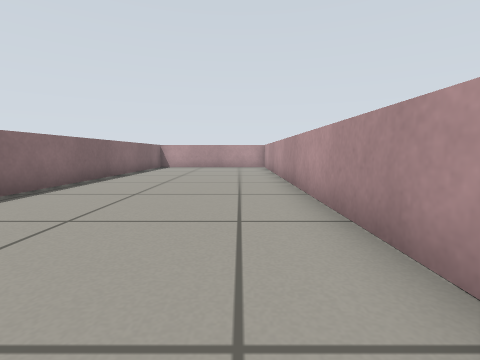
view 1 (above)

19 first-person views from a walk through a robot-simulator world made for Gazebo. The camera is 0.4 m above the floor, tilts 6° down and sees 85° across. The floor is counted in squares, 0.5 m on a side. Each view is taken from the middle of a square. On the plan, view 1 faces up. The plan holds only what a view shows up to about 10 squares ahead; the rest is blank.

view 2
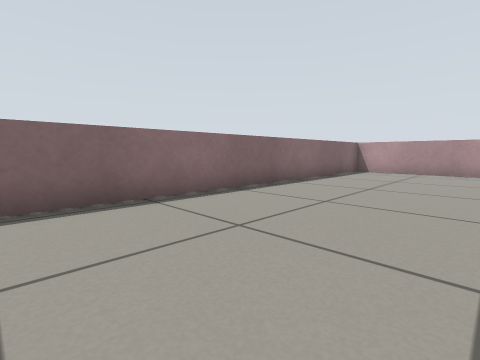

view 3
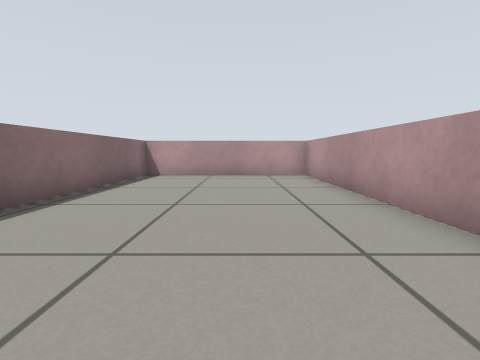

view 4
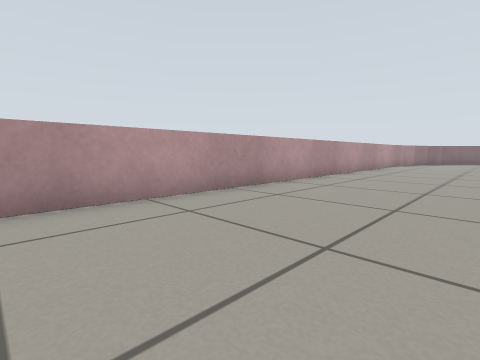

view 5
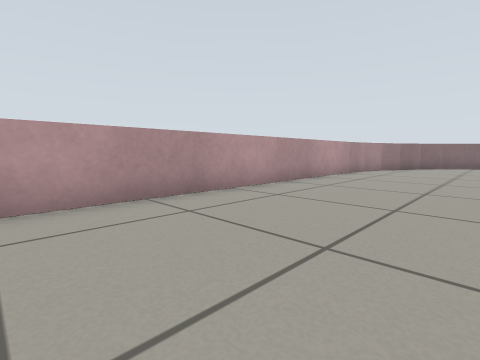

view 6
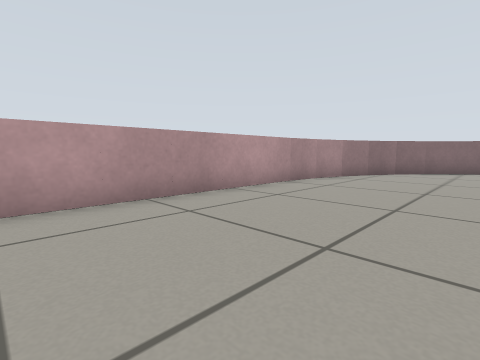

view 7
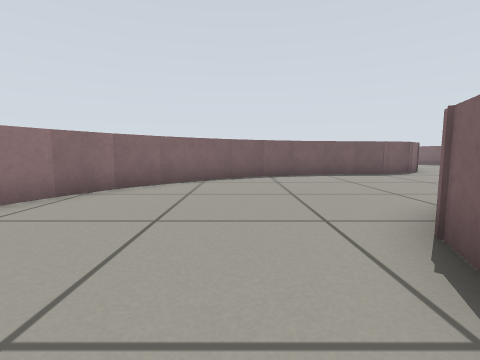

view 8
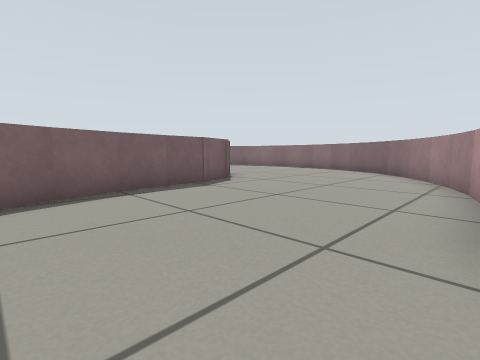

view 9
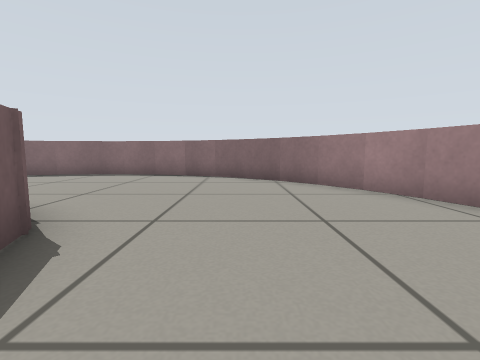

view 10
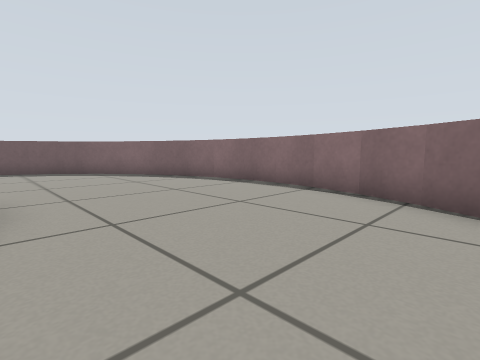

view 11
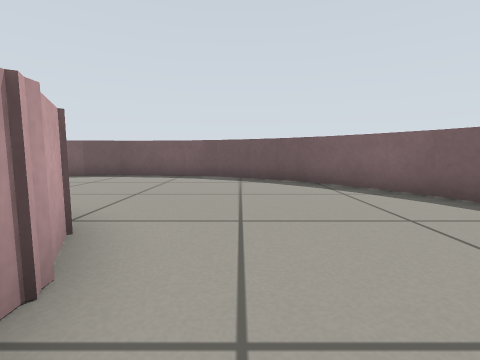

view 12
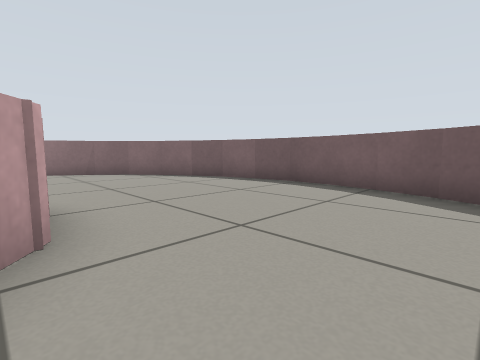

view 13
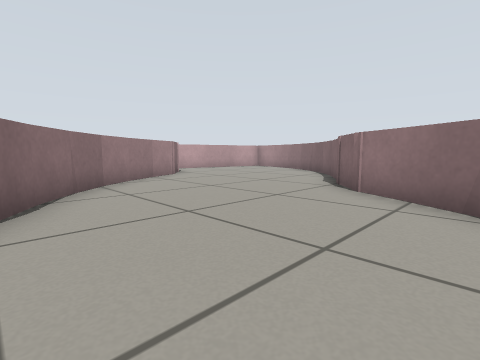

view 14
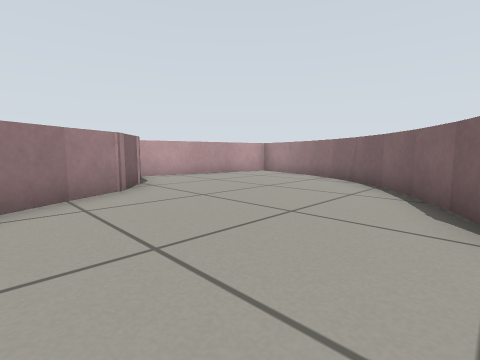

view 15
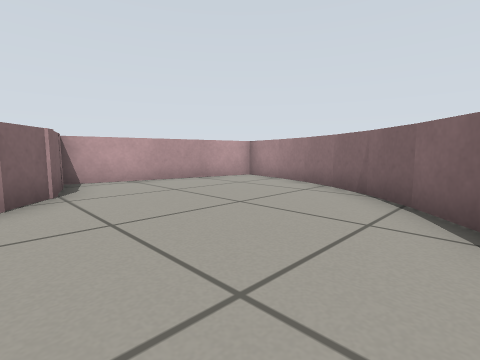

view 16
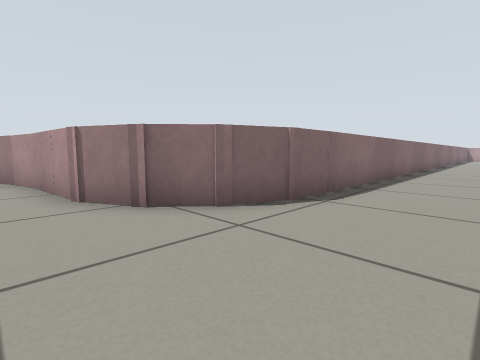

view 17
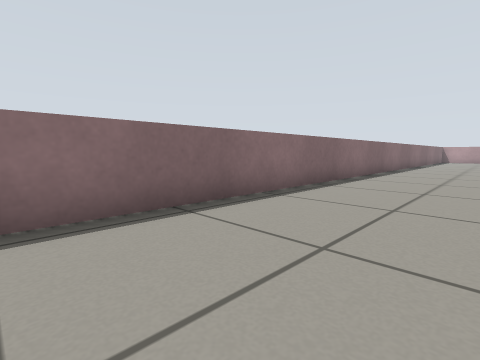

view 18
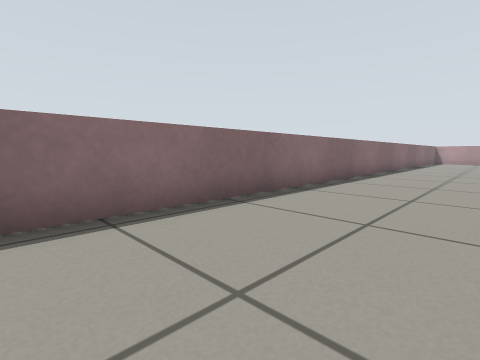

view 19
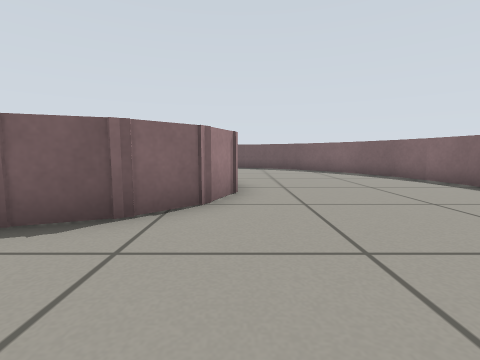

### Floor plan
Points are (right, up) in squares from view 1. A wall is a line through its corners. A room is listed if a view was taken in it or the views show most of it. See-through windows are left out.
Room 1 (views 1, 2, 3, 4, 5, 6, 7, 8, 9, 10, 11, 12, 13, 14, 15, 16, 17, 18, 19)
walls: (-4.4, -13.1) (-4.9, -14.4) (-5.7, -15.4) (-6.9, -15.9) (-9.4, -16.2); (0.3, -16.8) (0.8, -15.5); (0.7, -15.7) (1.1, -14.3); (-1, -18.7) (-0.3, -17.7) (0.3, -16.6); (1.1, -14.5) (1.2, -13.2); (-9.2, -16.1) (-10.5, -16.4); (-2.8, -20.2) (-1.8, -19.4) (-1, -18.6); (1.2, -13.4) (1.3, 14.2) (-4.3, 14.2) (-4.4, -13.5); (-3.9, -20.8) (-2.7, -20.1); (-5, -21.2) (-3.7, -20.7); (-10.4, -16.4) (-11.5, -16.8); (-6.1, -21.5) (-4.8, -21.2); (-0.7, -21.2) (-3, -22.6) (-3.9, -23.3) (-4.8, -24.3); (-11.4, -16.8) (-12.6, -17.4); (-8.6, -21.8) (-5.9, -21.5); (-12.5, -17.3) (-13.5, -18.1); (-4.7, -24.1) (-5.5, -25.2); (-13.5, -18) (-14.4, -18.9); (-5.4, -25.1) (-5.9, -25.9); (-14.3, -18.8) (-15.1, -19.9); (5.7, -21.1) (6, -19.5) (0.5, -18.4) (-0.1, -20.4) (-1, -21.6); (-11, -24.3) (-10.5, -23) (-9.6, -22.1) (-8.3, -21.6); (5.3, -22.3) (5.7, -21); (-15.1, -19.8) (-15.7, -20.9); (4.8, -23.4) (5.3, -22.1); (4.2, -24.3) (4.8, -23.2); (3.4, -25.2) (4.2, -24.2); (2.5, -25.9) (3.4, -25.1); (0.3, -27.1) (1.5, -26.5) (2.6, -25.9); (-15.6, -20.7) (-16.2, -22); (-10.3, -26.5) (-10.8, -25.5) (-10.9, -25.1); (-0.6, -28) (0.6, -26.9); (-9.1, -27.5) (-9.7, -27); (-16.1, -21.8) (-16.5, -23.2); (-16.4, -23) (-16.6, -24.3); (-1.8, -30) (-0.4, -27.8); (-16.6, -24.2) (-16.6, -25.4); (-2.6, -30.9) (-1.8, -29.9); (-16.6, -25.3) (-16.4, -26.6); (-3.4, -31.6) (-2.5, -30.8); (-16.4, -26.5) (-16, -27.7) (-15.5, -28.8); (-4.5, -32.3) (-3.3, -31.5); (-5.6, -32.7) (-4.3, -32.2); (-15.6, -28.7) (-14.9, -29.8); (-6.7, -33.1) (-5.5, -32.7); (-15, -29.7) (-14.1, -30.8); (-7.9, -33.2) (-6.5, -33); (-14.2, -30.6) (-13.3, -31.5); (-13.3, -31.4) (-12.3, -32.1) (-11.2, -32.6); (-9, -33.2) (-7.8, -33.2); (-10.2, -33) (-8.9, -33.2); (-11.3, -32.6) (-10, -33)

Positions as (right, up) in squares from view 1, and headings:
1: (0, 0), facing up
2: (0, 3), facing up-left
3: (-1, 5), facing up
4: (-3, 3), facing down-right
5: (-3, -3), facing down-right
6: (-3, -7), facing down-right
7: (-3, -12), facing down
8: (-4, -16), facing down-left
9: (-7, -20), facing left
10: (-11, -20), facing down-left
11: (-12, -24), facing down
12: (-12, -27), facing down-right
13: (-6, -30), facing up-right
14: (-3, -27), facing up-right
15: (-1, -26), facing up-right
16: (-2, -17), facing up-left
17: (-1, -11), facing up-left
18: (-1, -8), facing up-left
19: (-11, -19), facing down
